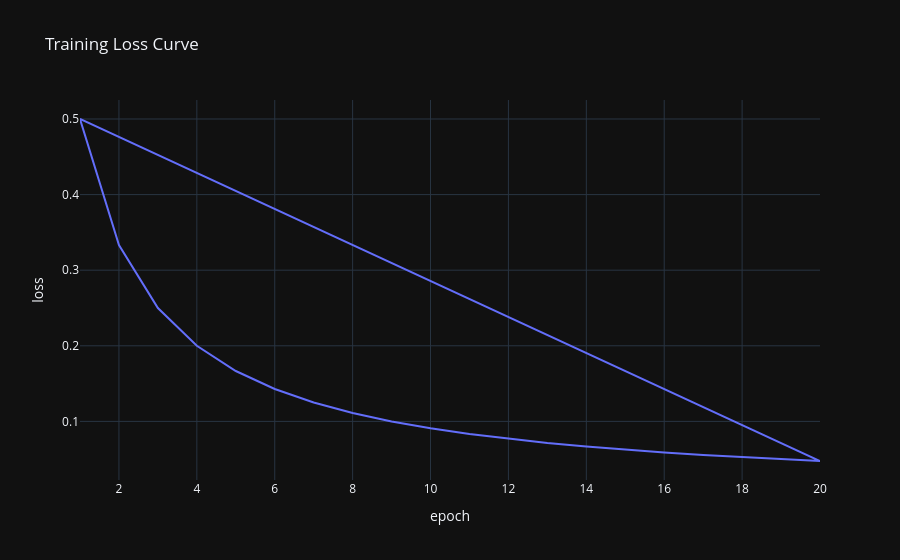

The notebook cell this image was saved under:
### Code cell
loss_log = pd.DataFrame(history)[['epoch', 'loss']].dropna()
fig_loss = px.line(loss_log, x='epoch', y='loss', title='Training Loss Curve')
fig_loss.update_layout(template='plotly_dark')
fig_loss.show()

### Figure 1 — Plotly figure (JSON) as saved in the notebook; plotly's stock layout.template omitted (floating-point values rounded to 4 significant figures)
{"data": [{"hovertemplate": "epoch=%{x}<br>loss=%{y}<extra></extra>", "legendgroup": "", "line": {"color": "#636efa", "dash": "solid"}, "marker": {"symbol": "circle"}, "mode": "lines", "name": "", "orientation": "v", "showlegend": false, "type": "scatter", "x": [1, 2, 3, 4, 5, 6, 7, 8, 9, 10, 11, 12, 13, 14, 15, 16, 17, 18, 19, 20, 1, 2, 3, 4, 5, 6, 7, 8, 9, 10, 11, 12, 13, 14, 15, 16, 17, 18, 19, 20, 1, 2, 3, 4, 5, 6, 7, 8, 9, 10, 11, 12, 13, 14, 15, 16, 17, 18, 19, 20], "xaxis": "x", "y": [0.5, 0.3333, 0.25, 0.2, 0.1667, 0.1429, 0.125, 0.1111, 0.1, 0.09091, 0.08333, 0.07692, 0.07143, 0.06667, 0.0625, 0.05882, 0.05556, 0.05263, 0.05, 0.04762, 0.5, 0.3333, 0.25, 0.2, 0.1667, 0.1429, 0.125, 0.1111, 0.1, 0.09091, 0.08333, 0.07692, 0.07143, 0.06667, 0.0625, 0.05882, 0.05556, 0.05263, 0.05, 0.04762, 0.5, 0.3333, 0.25, 0.2, 0.1667, 0.1429, 0.125, 0.1111, 0.1, 0.09091, 0.08333, 0.07692, 0.07143, 0.06667, 0.0625, 0.05882, 0.05556, 0.05263, 0.05, 0.04762], "yaxis": "y"}], "layout": {"legend": {"tracegroupgap": 0}, "title": {"text": "Training Loss Curve"}, "xaxis": {"anchor": "y", "domain": [0, 1], "title": {"text": "epoch"}}, "yaxis": {"anchor": "x", "domain": [0, 1], "title": {"text": "loss"}}}}
